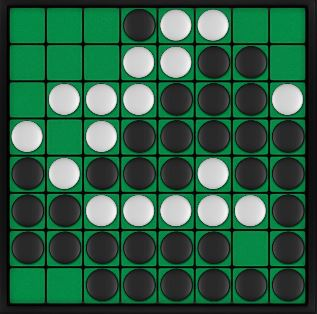
#> input picture read_image/pos_images/pos0.JPG, 317 x 314 px; its folder holds only this picture in this run
$ jupyter execute --allow-errors img_to_arr_nb.ipynb
#> lines starting #> are read from the running program, lines starting #| are printed output that depends on the picture; after the words box and inside, x2 and y2 are one past the last pixel; in counts of white or black regions, pixels touching at a corner belong together
#> further down, im is the input picture: shape (314, 317, 3); mean B, G, R 68.1, 92.9, 46.4
#> `im = cv2.resize(im, (240, 240), interpolation=cv2.INTER_AREA)`:
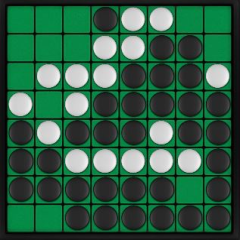
#> im: shape (240, 240, 3); mean B, G, R 68.1, 92.9, 46.4
[cell 1]
import numpy as np
import os
import glob
import re
import cv2
import matplotlib.pyplot as plt
from copy import deepcopy

Load Images and Groundtruths

[cell 2]
images = []
groundtruths = []
#> (the rest of this cell did not finish here and is left out)

[cell 3]
test_image = images[0]
plt.imshow(test_image)
plt.show()

#> (a cell that did not finish here is left out)

Detect the grids

[cell 5]
test_id = 0
test_image = deepcopy(images[test_id])
plt.imshow(test_image)
plt.show()

[cell 6]
test_image = deepcopy(images[test_id])
gray = cv2.cvtColor(test_image, cv2.COLOR_BGR2GRAY)
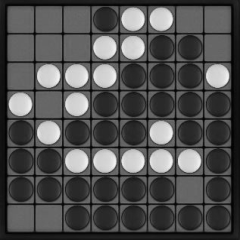
#> gray: shape (240, 240); min 1, max 245, mean 80.2
edges = cv2.Canny(gray, 90, 150, apertureSize=3)
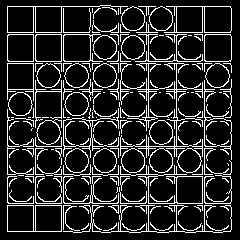
#> edges: shape (240, 240); 16.1% white in thin lines or dots, all inside (x1, y1, x2, y2) = (7, 5, 232, 233)
plt.imshow(edges, cmap="gray")
plt.show()

[cell 7]
kernel = np.ones((3, 3), np.uint8)
edges = cv2.dilate(edges, kernel, iterations=1)
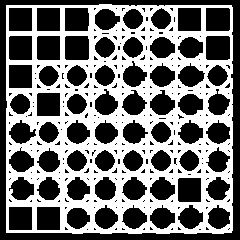
#> edges: shape (240, 240); 44.2% white; 1 white region, box (x1, y1, x2, y2) and area: (6, 4, 233, 234) 25458
kernel = np.ones((3, 3), np.uint8)
edges = cv2.erode(edges, kernel, iterations=1)
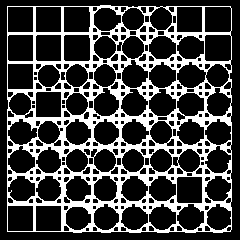
#> edges: shape (240, 240); 26.4% white; 1 white region, box (x1, y1, x2, y2) and area: (7, 5, 232, 233) 15178
# cv2.imwrite("canny.jpg", edges)
plt.imshow(edges, cmap="gray")
plt.show()

[cell 8]
lines = cv2.HoughLines(edges,1,np.pi/180,170)
#> lines = 37 rows, first 8: [203, 1.57], [231, 1.57], [174, 1.57], [204, 0], [146, 1.57], [7, 0], [176, 0], [61, 1.57]
# lines = cv2.HoughLinesP(edges, 1, np.pi / 180, 50, None, 50, 10)

if not lines.any():
    print('No lines were found')
    exit()

filter = True

if filter:
    rho_threshold = 15
    theta_threshold = 0.1

    # how many lines are similar to a given one
    similar_lines = {i : [] for i in range(len(lines))}
#> similar_lines = 37 items
    for i in range(len(lines)):
        for j in range(len(lines)):
            if i == j:
                continue

            rho_i,theta_i = lines[i][0]
            rho_j,theta_j = lines[j][0]
            if abs(rho_i - rho_j) < rho_threshold and abs(theta_i - theta_j) < theta_threshold:
                similar_lines[i].append(j)
#> this loop made 37 passes

    # ordering the INDECES of the lines by how many are similar to them
    indices = [i for i in range(len(lines))]
#> indices = 37 values from 0 to 36
    indices.sort(key=lambda x : len(similar_lines[x]))

    # line flags is the base for the filtering
    line_flags = len(lines)*[True]
#> line_flags = 37 items, first 6: True, True, True, True, True, True
    for i in range(len(lines) - 1):
        if not line_flags[indices[i]]: # if we already disregarded the ith element in the ordered list then we don't care (we will not delete anything based on it and we will never reconsider using this line again)
            continue

        for j in range(i + 1, len(lines)): # we are only considering those elements that had less similar line
            if not line_flags[indices[j]]: # and only if we have not disregarded them already
                continue

            rho_i,theta_i = lines[indices[i]][0]
            rho_j,theta_j = lines[indices[j]][0]
            if abs(rho_i - rho_j) < rho_threshold and abs(theta_i - theta_j) < theta_threshold:
                line_flags[indices[j]] = False # if it is similar and have not been disregarded yet then drop it now
#> this loop made 36 passes

print('number of Hough lines:', len(lines))
#| number of Hough lines: 37

[cell 9]
filtered_lines = []

if filter:
    for i in range(len(lines)): # filtering
        if line_flags[i]:
            filtered_lines.append(lines[i])
#> after the loop, filtered_lines = [[[203, 1.57]], [[231, 1.57]], [[174, 1.57]], [[204, 0]], [[146, 1.57]], [[7, 0]], [[176, 0]], [[61, 1.57]], [[61, 0]], [[35, 0]], [[148, 0]], [[6, 1.57]], [[32, 1.57]], [[118, 1.57]], [[91, 0]], [[119, 0]], [[91, 1.57]], [[-117, 3.12]], [[-89, 3.12]], [[231, 0]], [[-61, 3.12]]]

    print('Number of filtered lines:', len(filtered_lines))
#| Number of filtered lines: 21
else:
    filtered_lines = lines

[cell 10]
line_coords = []
for line in filtered_lines:
    rho,theta = line[0]
    a = np.cos(theta)
    b = np.sin(theta)
    x0 = a*rho
    y0 = b*rho
    x1 = int(x0 + 1000*(-b))
    y1 = int(y0 + 1000*(a))
    x2 = int(x0 - 1000*(-b))
    y2 = int(y0 - 1000*(a))
    line_coords.append([x1, y1, x2, y2])

    cv2.line(test_image,(x1,y1),(x2,y2),(255, 0, 0),2)
#> this loop made 21 passes
#> (rho, theta, a, b, x0, y0, x1, y1) on passes 1 to 8: (203, 1.57, -4.37e-08, 1, -8.87e-06, 203, -1000, 202), (231, 1.57, -4.37e-08, 1, -1.01e-05, 231, -1000, 230), (174, 1.57, -4.37e-08, 1, -7.61e-06, 174, -1000, 173), (204, 0, 1, 0, 204, 0, 204, 1000), (146, 1.57, -4.37e-08, 1, -6.38e-06, 146, -1000, 145), (7, 0, 1, 0, 7, 0, 7, 1000), (176, 0, 1, 0, 176, 0, 176, 1000), (61, 1.57, -4.37e-08, 1, -2.67e-06, 61, -1000, 60)
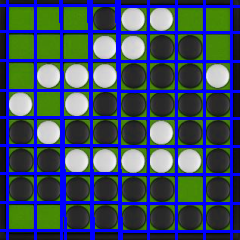
#> test_image: shape (240, 240, 3); mean of channels 0, 1, 2 100.8, 75.4, 58.5; drawn as B, G, R
#> after the loop, line_coords = 21 items, first 6: [-1000, 202, 999, 203], [-1000, 230, 999, 231], [-1000, 173, 999, 174], [204, 1000, 204, -1000], [-1000, 145, 999, 146], [7, 1000, 7, -1000]
#> (the rest of the program and of its run is left out)
